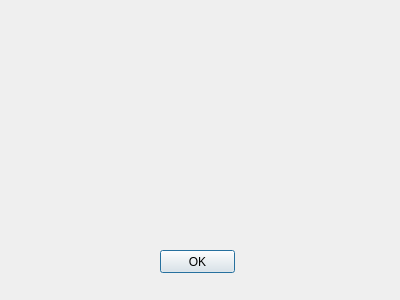
<?xml version="1.0" encoding="UTF-8"?>
<ui version="4.0">
 <class>Dialog</class>
 <widget class="QDialog" name="Dialog">
  <property name="geometry">
   <rect>
    <x>0</x>
    <y>0</y>
    <width>400</width>
    <height>300</height>
   </rect>
  </property>
  <property name="windowTitle">
   <string>Dialog</string>
  </property>
  <widget class="QPushButton" name="pushButton">
   <property name="geometry">
    <rect>
     <x>160</x>
     <y>250</y>
     <width>75</width>
     <height>23</height>
    </rect>
   </property>
   <property name="text">
    <string>OK</string>
   </property>
  </widget>
 </widget>
 <resources/>
 <connections>
  <connection>
   <sender>pushButton</sender>
   <signal>clicked()</signal>
   <receiver>Dialog</receiver>
   <slot>close()</slot>
   <hints>
    <hint type="sourcelabel">
     <x>197</x>
     <y>261</y>
    </hint>
    <hint type="destinationlabel">
     <x>199</x>
     <y>149</y>
    </hint>
   </hints>
  </connection>
 </connections>
</ui>
